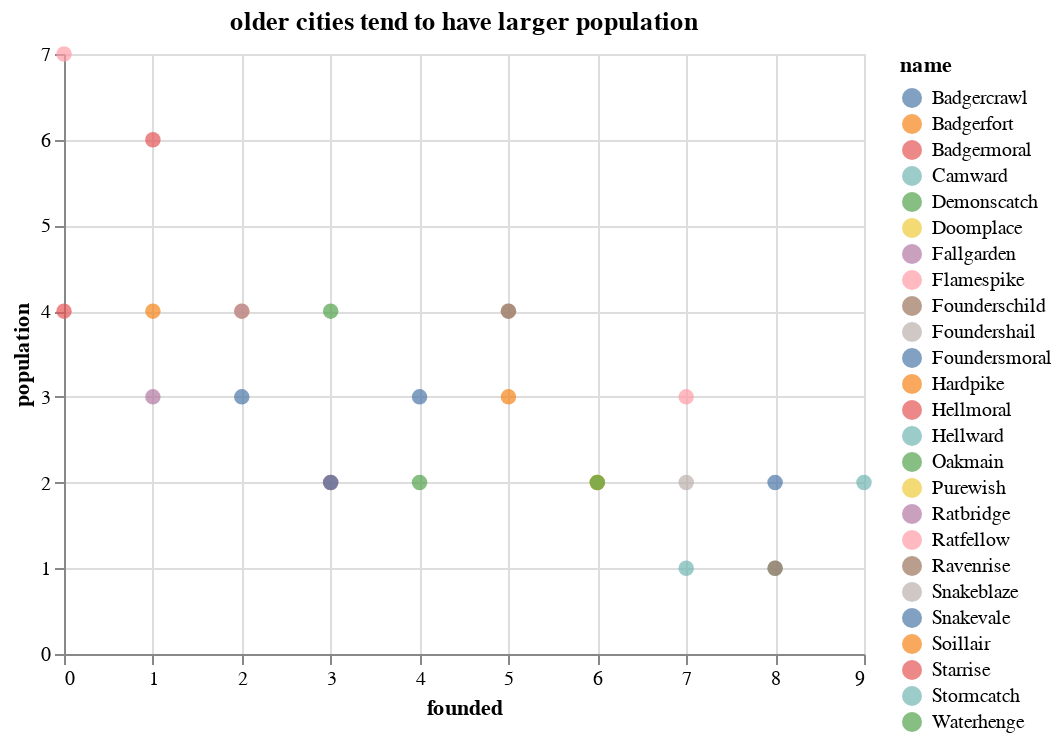

This figure's notebook cell:
### Code cell
def population_age(towns):
    df = pd.DataFrame(index=range(len(all_towns)))
    df['name'] = [t.name for t in all_towns]
    df['population'] = [t.pop for t in all_towns]
    df['founded'] = [t.founded for t in all_towns]
    return df

alt.Chart(population_age(towns),title="older cities tend to have larger population").mark_circle(size=60).encode(
    y='population',
    x='founded',
    color='name',
    tooltip=['name']
)

### Figure 1 — Vega-Lite specification as saved in the notebook (floating-point values rounded to 4 significant figures)
{"$schema": "https://vega.github.io/schema/vega-lite/v2.6.0.json", "config": {"view": {"height": 300, "width": 400}}, "data": {"name": "data-76958b6277fdbb3f304882eced900fdf"}, "datasets": {"data-76958b6277fdbb3f304882eced900fdf": [{"founded": 0, "name": "Badgermoral", "population": 4}, {"founded": 0, "name": "Ratfellow", "population": 7}, {"founded": 1, "name": "Hellmoral", "population": 6}, {"founded": 1, "name": "Hardpike", "population": 4}, {"founded": 1, "name": "Ratbridge", "population": 3}, {"founded": 2, "name": "Doomplace", "population": 4}, {"founded": 2, "name": "Fallgarden", "population": 4}, {"founded": 2, "name": "Snakevale", "population": 3}, {"founded": 3, "name": "Waterhenge", "population": 4}, {"founded": 3, "name": "Starrise", "population": 2}, {"founded": 3, "name": "Foundersmoral", "population": 2}, {"founded": 4, "name": "Badgercrawl", "population": 3}, {"founded": 4, "name": "Demonscatch", "population": 2}, {"founded": 5, "name": "Soillair", "population": 3}, {"founded": 5, "name": "Foundershail", "population": 4}, {"founded": 5, "name": "Founderschild", "population": 4}, {"founded": 6, "name": "Badgerfort", "population": 2}, {"founded": 6, "name": "Purewish", "population": 2}, {"founded": 6, "name": "Oakmain", "population": 2}, {"founded": 7, "name": "Snakeblaze", "population": 2}, {"founded": 7, "name": "Hellward", "population": 1}, {"founded": 7, "name": "Flamespike", "population": 3}, {"founded": 8, "name": "Stormcatch", "population": 1}, {"founded": 8, "name": "Foundersmoral", "population": 2}, {"founded": 8, "name": "Ravenrise", "population": 1}, {"founded": 9, "name": "Camward", "population": 2}]}, "encoding": {"color": {"field": "name", "type": "nominal"}, "tooltip": [{"field": "name", "type": "nominal"}], "x": {"field": "founded", "type": "quantitative"}, "y": {"field": "population", "type": "quantitative"}}, "mark": {"size": 60, "type": "circle"}, "title": "older cities tend to have larger population"}
